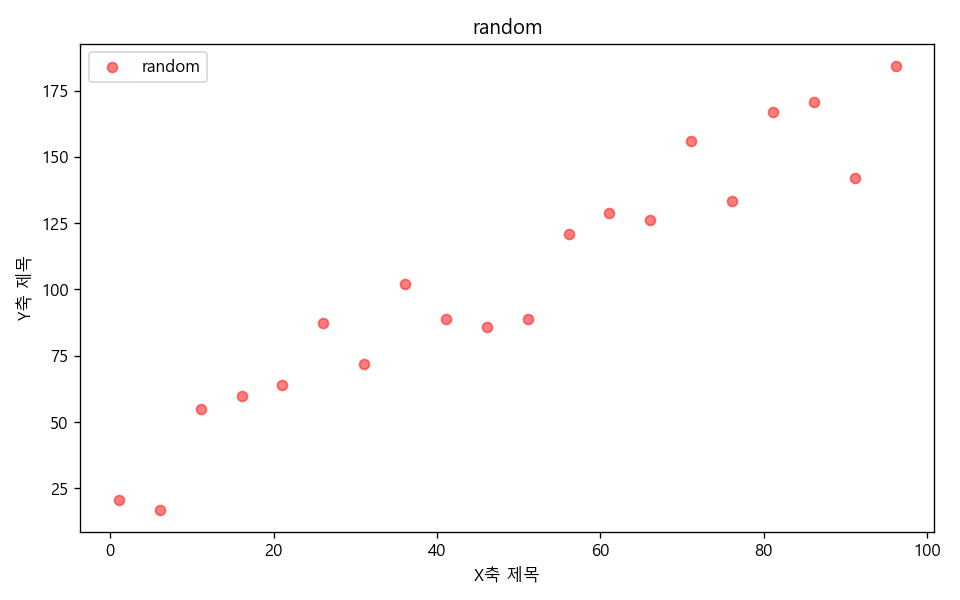

The Python source for this figure:
import numpy as np
import matplotlib.pyplot as plt
from matplotlib import font_manager

font_names = {font.name for font in
              font_manager.fontManager.ttflist}
for name in ("Malgun Gothic", "AppleGothic",
             "Noto Sans CJK KR", "NanumGothic"):
    if name in font_names:
        plt.rcParams["font.family"] = name
        break
else:
    raise RuntimeError("Install a Korean font, then rerun.")
plt.rcParams["axes.unicode_minus"] = False

np.random.seed(20211206)
x = np.arange(1.1, 100.0, 5.0)
y = x * 1.5 + np.random.rand(20) * 50
fig, ax = plt.subplots(figsize=(8, 5))
ax.scatter(x, y, c="red", alpha=0.5, label="random")
ax.set_xlabel("X축 제목")
ax.set_ylabel("Y축 제목")
ax.legend(loc="upper left")
ax.set_title("random")
fig.tight_layout()
plt.show()
